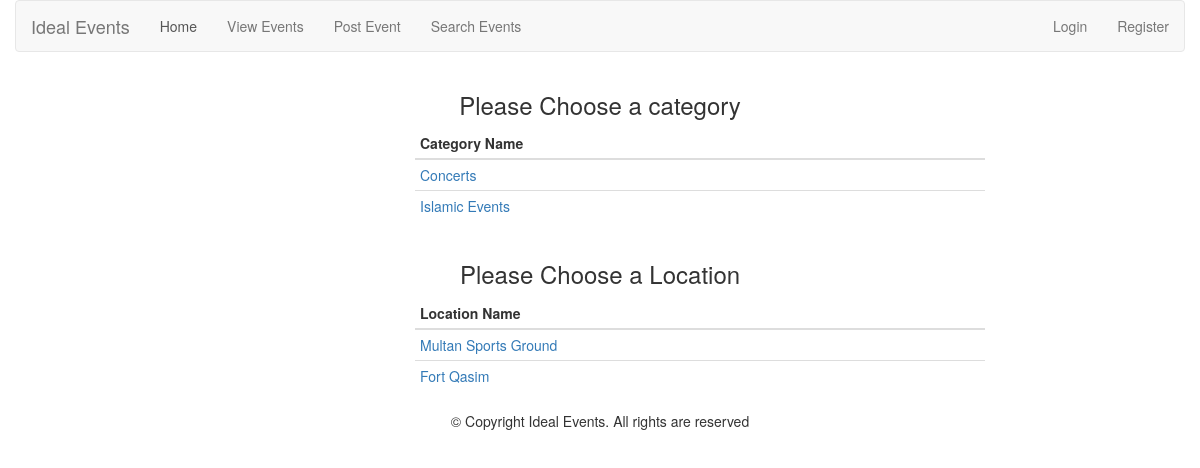
Screenshot of /view-events.php with the database file from the repository.
### tables this page shows
CREATE TABLE IF NOT EXISTS `category` (
  `cat_id` int(11) NOT NULL AUTO_INCREMENT,
  `cat_name` varchar(255) NOT NULL,
  PRIMARY KEY (`cat_id`)
);

CREATE TABLE IF NOT EXISTS `location` (
  `loc_id` int(11) NOT NULL AUTO_INCREMENT,
  `loc_name` varchar(255) NOT NULL,
  `loc_status` varchar(255) NOT NULL,
  PRIMARY KEY (`loc_id`)
);

### view-events.php (the view, shortened to what this page needs)
<?php
include "header.php"
?>
				<div class="row">
					<h3 class="text-center">Please Choose a category</h3>
					<div class="col-md-6 col-md-offset-4">
												<table class="table table-condensed">
						<thead>
								<tr><th>Category Name</th></tr>
						</thead>
						<tbody>
						<?php
				$conn=new mysqli("localhost","root","","events");
				$result=$conn->query("SELECT * FROM category");
				if ($result->num_rows>0)
				{
					while ($row=$result->fetch_assoc())
						{
						echo "<tr><td><a href='search-events.php?catid=".$row['cat_name']."'>".$row['cat_name']."</a></td></tr>";
						}
				}
			?>
						</tbody>
						</table>
						</div>
				</div>
				<div class="row">
					<h3 class="text-center">Please Choose a Location</h3>
					<div class="col-md-6 col-md-offset-4">
												<table class="table table-condensed">
						<thead>
								<tr><th>Location Name</th></tr>
						</thead>
						<tbody>
						<?php
				$conn=new mysqli("localhost","root","","events");
				$result=$conn->query("SELECT * FROM location");
				if ($result->num_rows>0)
				{
					while ($row=$result->fetch_assoc())
						{
						echo "<tr><td><a href='search-events.php?locid=".$row['loc_name']."'>".$row['loc_name']."</a></td></tr>";
						}
				}
			?>
						</tbody>
						</table>
						</div>
				</div>
<?php include "footer.php"?>

### rows the page displays
category: cat_name "Concerts"
category: cat_name "Islamic Events"
location: loc_name "Multan Sports Ground"
location: loc_name "Fort Qasim"
